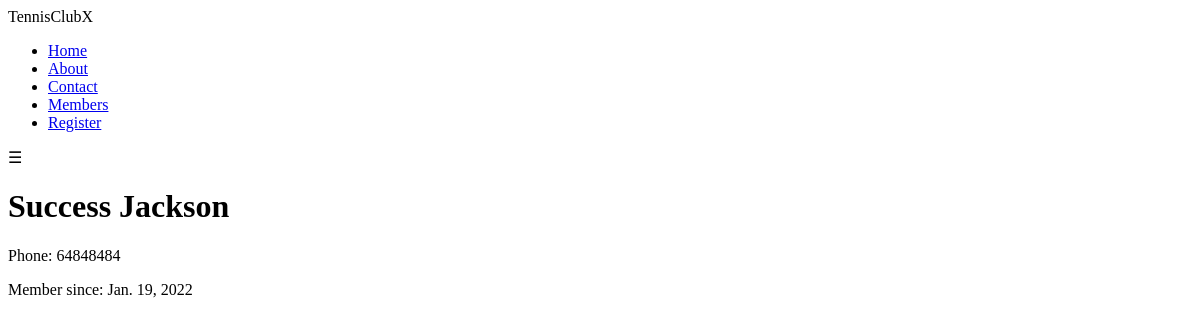
The app's page /members/details/2 with its own data.
### members/models.py (models this page shows, shortened)
class Member(models.Model):
	name = models.CharField(max_length=255)
	lastname = models.CharField(max_length=255)
	phone = models.IntegerField(null=True)
	joined_date = models.DateField(null=True)

### members/views.py (the view)
# urls.py: path('members/details/<int:id>', views.details, name='details'),
def details(request, id):
	mymember = Member.objects.get(id=id)
	template = loader.get_template('details.html')
	context = {
		'mymember': mymember,
	}
	return HttpResponse(template.render(context, request))

### members/templates/details.html (shortened to what this page needs)
{% extends "master.html" %}
{% block content %}
    <div class="mycard">
        <h1>{{ mymember.name }} {{ mymember.lastname }}</h1>
        <p>Phone: {{ mymember.phone }}</p>
        <p>Member since: {{ mymember.joined_date }}</p>
    </div>
{% endblock %}

### members/static/mystyle.css (style rules this page uses)
* { margin: 0; padding: 0; box-sizing: border-box; text-decoration: none; letter-spacing: 0.64px; list-style: none; }
body { font: 600 18px 'Source Sans Pro', sans-serif; }
.mycard { background-color: #f1f1f1; background-image: linear-gradient(to bottom, #375BDC, #4D70EF); background-size: 100% 120px; background-repeat: no-repeat; margin: 40px auto; width: 350px; border-radius: 5px; box-shadow: 0 5px 7px -1px rgba(51, 51, 51, 0.23); padding: 20px; }
.mycard h1 { text-align: center; color:#ffffff; margin:20px 0 60px 0; }

### records on screen
Member: name "Success", lastname "Jackson", phone "64848484", joined_date "Jan. 19, 2022"
